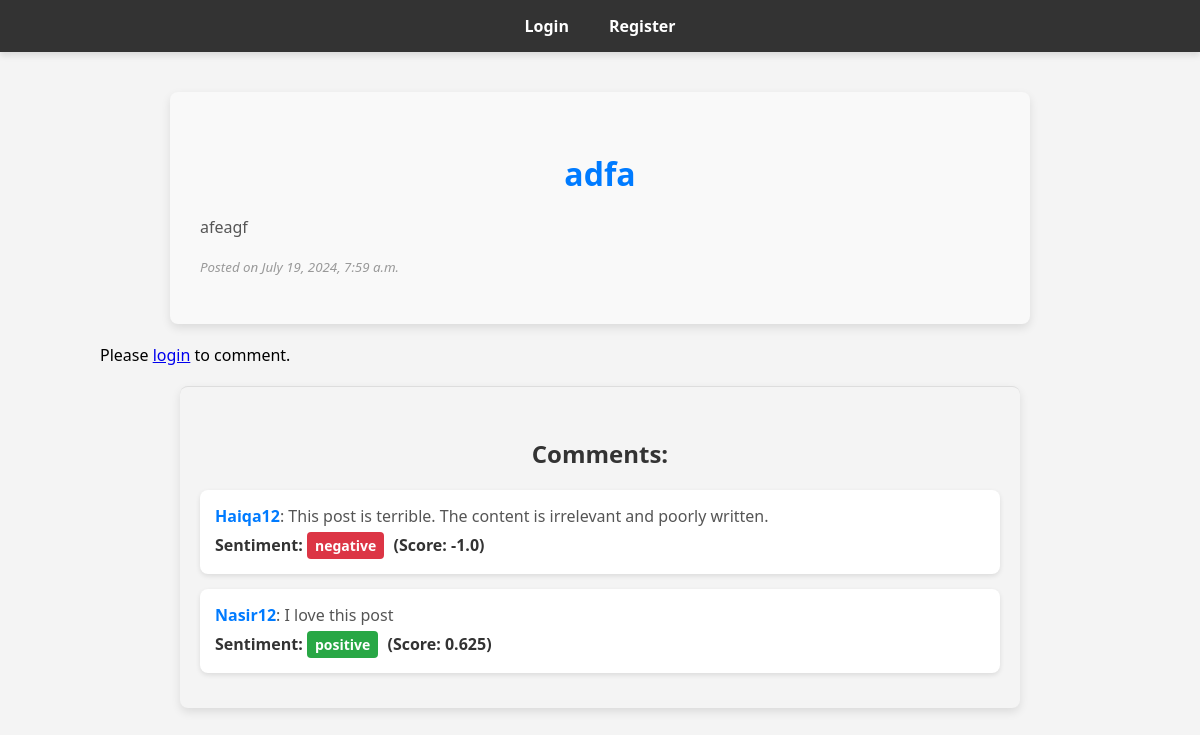
The app's page /post/1/ with its own data.
### myapp/models.py (models this page shows, shortened)
class Post(models.Model):
    postid = models.AutoField(primary_key=True)
    title = models.CharField(max_length=255)
    description = models.TextField()
    post_date = models.DateTimeField(default=timezone.now)

class Comment(models.Model):
    commentid = models.AutoField(primary_key=True)
    post = models.ForeignKey(Post, related_name='comments', on_delete=models.CASCADE)
    username = models.CharField(max_length=150)
    text = models.TextField()
    comment_date = models.DateTimeField(default=timezone.now)
    sentiment_score = models.FloatField(null=True, blank=True)
    sentiment_label = models.CharField(max_length=10, null=True, blank=True)
    class Meta:
        unique_together = ('post', 'username')  # Ensure each user can comment only once per post

### myapp/views.py (the view, shortened to what this page needs)
# urls.py: path('post/<int:post_id>/', views.post_detail, name='post_detail'),
def post_detail(request, post_id):
    post = get_object_or_404(Post, pk=post_id)
    username = request.session.get('username')
    comments = Comment.objects.filter(post=post)
    context = {
        'post': post,
        'comments': comments,
    }
    return render(request, 'post_detail.html', context)

### templates/post_detail.html (shortened to what this page needs)
{% extends "base.html" %}
{% block content %}
<div class="post-details">
    <h2>{{ post.title }}</h2>
    <p>{{ post.description }}</p>
    <p><small>Posted on {{ post.post_date }}</small></p>
</div>
{% if request.session.username %}
    <div class="comment-form">
        <form action="{% url 'post_detail' post_id=post.postid %}" method="post">
            {% csrf_token %}
            <textarea name="text" rows="4" placeholder="Add a comment..."></textarea>
            <button type="submit">Comment</button>
        </form>
    </div>
{% else %}
    <p>Please <a href="{% url 'login' %}">login</a> to comment.</p>
{% endif %}
<div class="comments">
    <h3>Comments:</h3>
    {% for comment in comments %}
        <div class="comment">
            <p><strong>{{ comment.username }}</strong>: {{ comment.text }}</p>
            <p>Sentiment: <span class="sentiment-label sentiment-{{ comment.sentiment_label|lower }}">{{ comment.sentiment_label }}</span> (Score: {{ comment.sentiment_score }})</p>
        </div>
    {% endfor %}
</div>
{% endblock %}

### templates/base.html (style rules this page uses)
body { font-family: 'Segoe UI', Tahoma, Geneva, Verdana, sans-serif; margin: 0; padding: 0; background-color: #f4f4f4; }
h1, h2, h3, h4 { margin: 30px; text-align: center; }
h2 { color: #333; font-size: 28px; margin: 30px; text-align: center; }
.comments { background: #f9f9f9; padding: 10px; border-top: 1px solid #ddd; margin-top: 10px; border-radius: 8px; }
.comments p { margin: 5px 0; }
.comments p strong { color: #333; }
.post-details { background-color: #f9f9f9; padding: 30px; border-radius: 8px; margin-bottom: 30px; box-shadow: 0 4px 10px rgba(0, 0, 0, 0.1); max-width: 800px; margin: 20px auto; }
.post-details h2 { color: #007bff; font-size: 32px; margin-bottom: 20px; }
.post-details p { color: #555; line-height: 1.6; }
.post-details p small { display: block; margin-top: 10px; color: #999; font-style: italic; }
.comments { background-color: #f4f4f4; padding: 20px; border-radius: 8px; box-shadow: 0 4px 10px rgba(0, 0, 0, 0.1); max-width: 800px; margin: 20px auto; }
.comments h3 { color: #333; margin-bottom: 20px; font-size: 24px; }
.comment { background-color: #fff; padding: 15px; margin-bottom: 15px; border-radius: 8px; box-shadow: 0 2px 5px rgba(0, 0, 0, 0.1); }
.comment p { margin: 0; color: #555; }
.comment p strong { color: #007bff; }
.comment p:last-child { color: #333; margin-top: 5px; font-weight: bold; }
.comment p span.sentiment-label { display: inline-block; padding: 4px 8px; border-radius: 4px; font-size: 14px; color: #fff; margin-right: 5px; }
.comment p span.sentiment-positive { background-color: #28a745; }
.comment p span.sentiment-negative { background-color: #dc3545; }

### records on screen
Post: title "adfa", description "afeagf", post_date "July 19, 2024, 7:59 a.m."
Comment: username "Haiqa12", text "This post is terrible. The content is irrelevant and poorly written.", sentiment_label "negative", sentiment_score "-1.0"
Comment: username "Nasir12", text "I love this post", sentiment_label "positive", sentiment_score "0.625"
